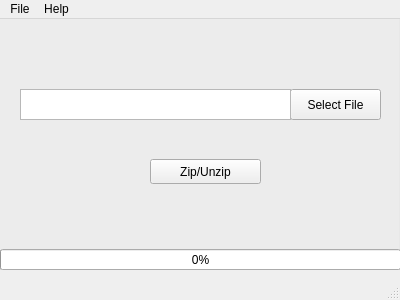
<?xml version="1.0" encoding="UTF-8"?>
<ui version="4.0">
 <class>MainWindow</class>
 <widget class="QMainWindow" name="MainWindow">
  <property name="geometry">
   <rect>
    <x>0</x>
    <y>0</y>
    <width>400</width>
    <height>300</height>
   </rect>
  </property>
  <property name="minimumSize">
   <size>
    <width>400</width>
    <height>300</height>
   </size>
  </property>
  <property name="maximumSize">
   <size>
    <width>400</width>
    <height>300</height>
   </size>
  </property>
  <property name="windowTitle">
   <string>Huffman</string>
  </property>
  <widget class="QWidget" name="centralwidget">
   <widget class="QGroupBox" name="groupBox">
    <property name="geometry">
     <rect>
      <x>-10</x>
      <y>-30</y>
      <width>411</width>
      <height>281</height>
     </rect>
    </property>
    <property name="title">
     <string/>
    </property>
    <property name="alignment">
     <set>Qt::AlignLeading|Qt::AlignLeft|Qt::AlignVCenter</set>
    </property>
    <widget class="QPushButton" name="pushButtonZip">
     <property name="geometry">
      <rect>
       <x>160</x>
       <y>170</y>
       <width>111</width>
       <height>25</height>
      </rect>
     </property>
     <property name="text">
      <string>Zip/Unzip</string>
     </property>
    </widget>
    <widget class="QProgressBar" name="progressBar">
     <property name="geometry">
      <rect>
       <x>10</x>
       <y>260</y>
       <width>401</width>
       <height>21</height>
      </rect>
     </property>
     <property name="value">
      <number>0</number>
     </property>
    </widget>
    <widget class="QPushButton" name="pushButtonSelectFile">
     <property name="geometry">
      <rect>
       <x>300</x>
       <y>100</y>
       <width>91</width>
       <height>31</height>
      </rect>
     </property>
     <property name="text">
      <string>Select File</string>
     </property>
    </widget>
    <widget class="QTextEdit" name="textEdit">
     <property name="geometry">
      <rect>
       <x>30</x>
       <y>100</y>
       <width>271</width>
       <height>31</height>
      </rect>
     </property>
     <property name="font">
      <font>
       <pointsize>11</pointsize>
      </font>
     </property>
     <property name="horizontalScrollBarPolicy">
      <enum>Qt::ScrollBarAlwaysOff</enum>
     </property>
     <property name="sizeAdjustPolicy">
      <enum>QAbstractScrollArea::AdjustToContents</enum>
     </property>
     <property name="lineWrapMode">
      <enum>QTextEdit::NoWrap</enum>
     </property>
    </widget>
   </widget>
  </widget>
  <widget class="QMenuBar" name="menubar">
   <property name="geometry">
    <rect>
     <x>0</x>
     <y>0</y>
     <width>400</width>
     <height>22</height>
    </rect>
   </property>
   <property name="defaultUp">
    <bool>false</bool>
   </property>
   <widget class="QMenu" name="menuHelp">
    <property name="title">
     <string>Help</string>
    </property>
    <addaction name="separator"/>
    <addaction name="actionAbout"/>
    <addaction name="separator"/>
   </widget>
   <widget class="QMenu" name="menuFile">
    <property name="title">
     <string>File</string>
    </property>
    <addaction name="actionOpen"/>
    <addaction name="separator"/>
    <addaction name="actionExit"/>
   </widget>
   <addaction name="menuFile"/>
   <addaction name="menuHelp"/>
  </widget>
  <widget class="QStatusBar" name="statusbar"/>
  <action name="actionAbout">
   <property name="text">
    <string>About</string>
   </property>
  </action>
  <action name="actionOpen">
   <property name="text">
    <string>Open File...</string>
   </property>
  </action>
  <action name="actionExit">
   <property name="text">
    <string>Exit</string>
   </property>
  </action>
 </widget>
 <resources/>
 <connections/>
</ui>
